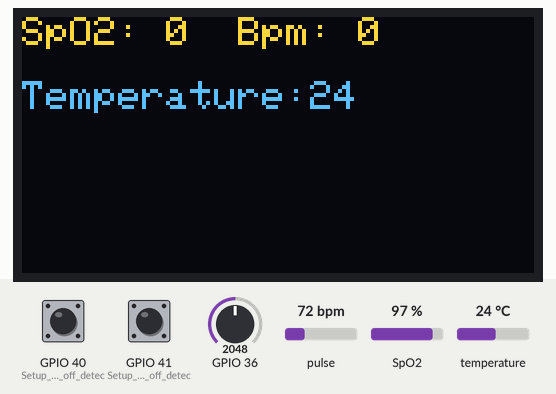
This sketch was run on a simulated ESP32. Parts: 128×64 one-colour display. Inputs (shaded band) come from the test bench; at power-on: pulse 72 bpm, temperature 24 °C, SpO2 97 %, GPIO 36 = 2048, GPIO 40 (Setup_for_leads_off_detec) LOW, GPIO 41 (Setup_for_leads_off_detec) LOW. The OLED is the two-colour kind (top 16 rows yellow); WiFi joins after 1.5 s; servers stay silent unless stated; what the sketch prints to the serial monitor is not drawn.

Above: at 3.2 s.
3.3 s: pulse set to 42 bpm
At 5.6 s:
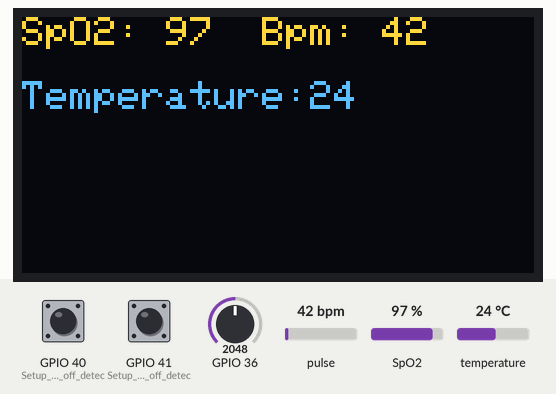
5.9 s: temperature set to 12 °C
At 7.4 s:
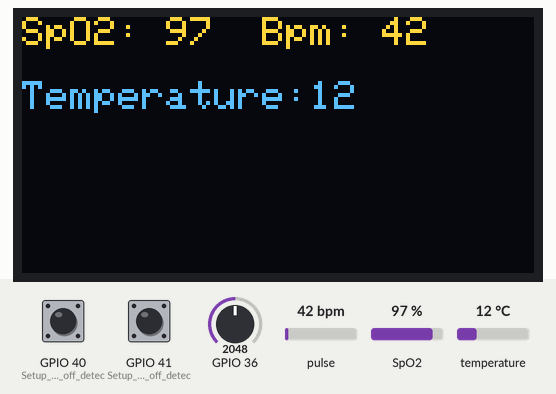
7.7 s: SpO2 set to 80 %
At 8.6 s:
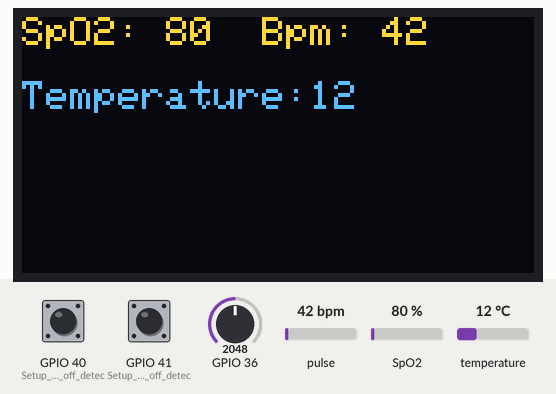
9.2 s: temperature set to 19 °C
13.3 s: pulse set to 70 bpm
At 14.4 s:
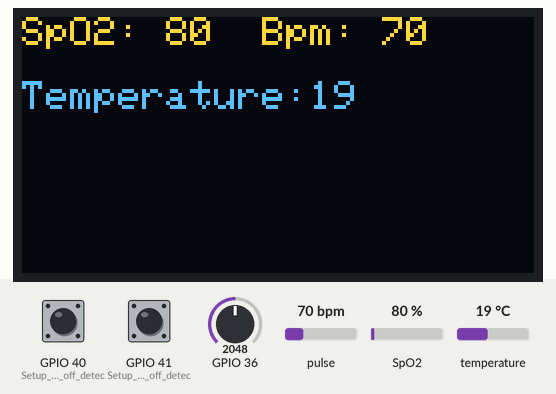
Timing chart, 0 to 15.8 s (numbered marks = the images above; inputs shaded):
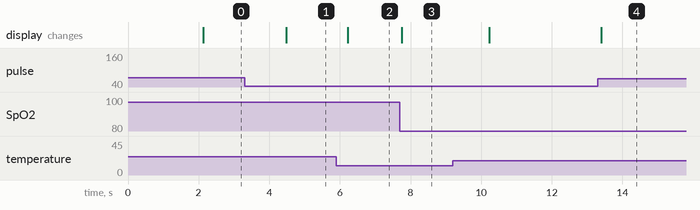

The sketch:

2.5_OLED_thingSpeak.ino
```cpp
//Google Sheet link---- https://script.google.com/u/0/home/projects/1YvN3NOM5-_bfwwdat09xY3o2hHzGp-sqPe9p_jNGbV2-9CPSFjZcXkVw/edit
//Deployment 17/03/2023

//Libraries

#include "WiFi.h"
#include <OneWire.h>
#include <DallasTemperature.h>
#include <Wire.h>
#include "MAX30100_PulseOximeter.h"
#include <ThingSpeak.h>
#include <esp_task_wdt.h>
#include <Adafruit_GFX.h>
#include <Adafruit_SH110X.h>

//#include "FreeRTOS"

//Constants

#define REPORTING_PERIOD_MS 100
#define ONE_WIRE_BUS 4
#define WDT_TIMEOUT 60 * 5
#define BLACK 0

//Objects

PulseOximeter pox;
OneWire oneWire(ONE_WIRE_BUS);
DallasTemperature sensors(&oneWire);
DeviceAddress tempDeviceAddress;
TaskHandle_t wifiHandle;
WiFiClient client;
TwoWire myWire(1);
Adafruit_SH1106G display(128, 64, &myWire, -1);


//Varialbes

unsigned long lastTempRequest = 0;  //DS18B20
unsigned long tsLastReport = 0;     //MAX30100
unsigned long adLastReport = 0;     //AD8232
unsigned long lastdataupdate = 0;
float temperature = 0.0;
float heartrate;
float bloodoxygen;
int numberOfDevices;
const char* ssid = "Manasi";
const char* password = "manasi.24";
const char* apiKey = "1DNTAUBVIAL7N0C6";
const long channelId = 2108287;


void onBeatDetected() {
  Serial.println("Beat!");
}

void configureMax30100() {
  // Configure sensor to use 7.6mA for LED drive
  pox.setIRLedCurrent(MAX30100_LED_CURR_7_6MA);
  // Register a callback routine
  pox.setOnBeatDetectedCallback(onBeatDetected);
}


void setup() {

  esp_task_wdt_init(WDT_TIMEOUT, true);  //enable panic so ESP32 restarts
  esp_task_wdt_add(NULL);

  Serial.begin(115200);
  Serial.print("setup() running on core ");
  Serial.println(xPortGetCoreID());

  //OLED

  myWire.begin(19, 23);
  display.begin(0x3C, 0x3C);
  display.setTextSize(1);
  display.setTextColor(SH110X_WHITE);
  display.clearDisplay();
  display.setCursor(0, 0);
  display.println("Starting...");
  display.display();

  //WIFI

  Serial.println();
  Serial.print("Connecting to wifi: ");
  Serial.println(ssid);
  Serial.flush();
  WiFi.begin(ssid, password);
  while (WiFi.status() != WL_CONNECTED) {
    delay(500);
    Serial.print(".");
  }
  Serial.println("Connected to WiFi");
  ThingSpeak.begin(client);


  //DS18B20

  sensors.begin();
  numberOfDevices = sensors.getDeviceCount();
  Serial.print("Locating temperature sensors...");
  Serial.print("Found ");
  Serial.print(numberOfDevices, DEC);
  Serial.println(" sensors.");
  sensors.getAddress(tempDeviceAddress, 0);
  Serial.print("Found device ");
  sensors.setWaitForConversion(false);
  sensors.requestTemperatures();

  //MAX30100

  Serial.print("Initializing pulse oximeter..");
  Wire.setClock(400000UL);  // I tried changing the I2C_BUS_SPEED to 100Khz, it made no difference in the output values
  // Initialize sensor
  if (!pox.begin()) {
    Serial.println("FAILED");
    for (;;)
      ;
  } else {
    Serial.println("SUCCESS");
  }
  configureMax30100();


  //AD8232

  pinMode(41, INPUT);  // Setup for leads off detection LO +
  pinMode(40, INPUT);  // Setup for leads off detection LO -
  pinMode(A0, INPUT);

  //ThingsSpeak


  //create a task that will be executed in the Task2code() function, with priority 1 and executed on core 1
  xTaskCreatePinnedToCore(
    wifiPart,    /* Task function. */
    "wifiPart",  /* name of task. */
    10000,       /* Stack size of task */
    NULL,        /* parameter of the task */
    1,           /* priority of the task */
    &wifiHandle, /* Task handle to keep track of created task */
    0);          /* pin task to core 1 */
  delay(500);
}

void wifiPart(void* pvParameters) {
  Serial.print("wifiHandle running on core ");
  Serial.println(xPortGetCoreID());

  for (;;) {
    esp_task_wdt_reset();

    // Data Logging

    if (millis() - lastdataupdate > 15000) {
      if (WiFi.status() == WL_CONNECTED) {
        ThingSpeak.setField(1, temperature);
        ThingSpeak.setField(2, heartrate);
        ThingSpeak.setField(3, bloodoxygen);
        //ThingSpeak.setField(4, number4);

        int x = ThingSpeak.writeFields(channelId, apiKey);
        if (x == 200) {
          Serial.println("Channel update successful.");
        } else {
          Serial.println("Problem updating channel. HTTP error code " + String(x));
        }
      }
      lastdataupdate = millis();
    }
  }
}


void loop() {
  esp_task_wdt_reset();

  pox.update();


  //DS18B20

  if (millis() - lastTempRequest >= 2000)  // waited long enough??
  {
    temperature = sensors.getTempC(tempDeviceAddress);
    Serial.print("Temp C: ");
    Serial.print(temperature);
    Serial.print(" Temp F: ");
    Serial.println(DallasTemperature::toFahrenheit(temperature));
    sensors.requestTemperatures();
    lastTempRequest = millis();
    display.setTextSize(1);
    display.setTextColor(SH110X_WHITE);
    display.setCursor(0, 16);
    display.fillRect(0, 16, 128, 8, BLACK); // Draw a rectangle over the entire line with a black background
    display.setCursor(0, 16);
    display.print("Temperature:");
    display.println(int(temperature));
  }


  // MAX30100

  if (millis() - tsLastReport > REPORTING_PERIOD_MS) {
    Serial.print("Heart rate: ");
    heartrate = pox.getHeartRate();
    Serial.print(heartrate);
    Serial.print(" bpm / SpO2: ");
    bloodoxygen = pox.getSpO2();
    Serial.print(bloodoxygen);
    Serial.println("%");

    tsLastReport = millis();

    display.setTextSize(1);
    display.setTextColor(SH110X_WHITE);
    display.setCursor(0, 0);
    display.fillRect(0, 0, 128, 8, BLACK); // Draw a rectangle over the entire line with a black background
    display.setCursor(0, 0);
    display.print("SpO2: ");
    display.print(int(bloodoxygen));
    display.print("  Bpm: ");
    display.print(int(heartrate));
    display.display();
  }


  //AD8232

  if (millis() - adLastReport > 10) {
    if ((digitalRead(40) == 1) || (digitalRead(41) == 1)) {
      Serial.println('!');
    } else {
      Serial.println(analogRead(A0));
    }
    adLastReport = millis();
  }
}
```

Measured:
- after the input at 3.3 s, the display: changes after 1.2 s (image 1)
- after the input at 5.9 s, the display: changes after 0.32 s (image 2)
- after the input at 7.7 s, the display: changes after 0.05 s (image 3)
- after the input at 13.3 s, the display: changes after 0.10 s (image 4)
